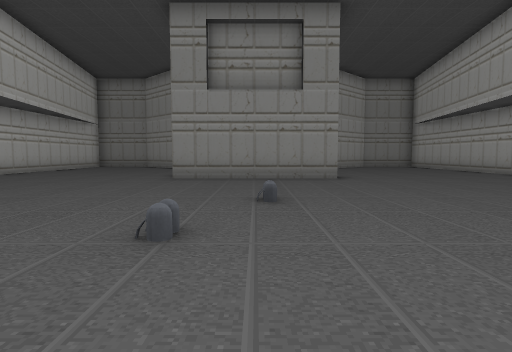
view 1 (above)

15 first-person views from a walk through a 3-D level made in the Unity game engine. The camera is 1.3 m above the floor, tilts 4° down and sees 80° across. The floor is counted in squares, 2 m on a side. Each view is taken from the middle of a square. On the plan, view 1 faces up. The plan holds only what a view shows up to about 10 squares ahead; the rest is blank. The place goes on beyond the plan. The player is left out. Some animated figures are not drawn.

view 2
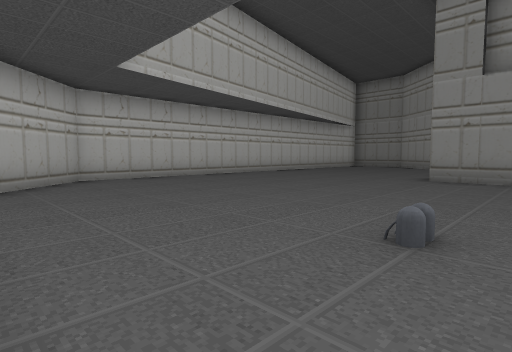

view 3
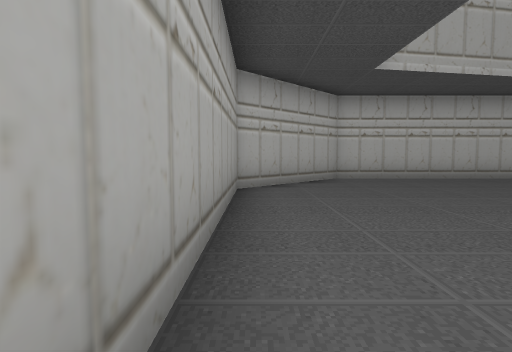

view 4
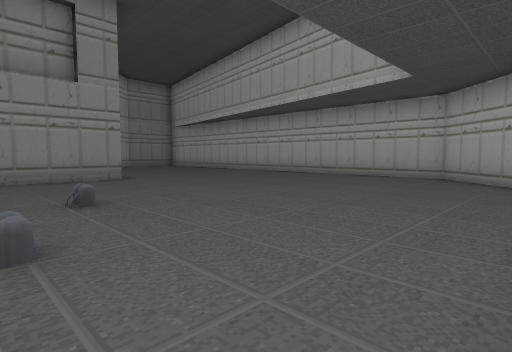

view 5
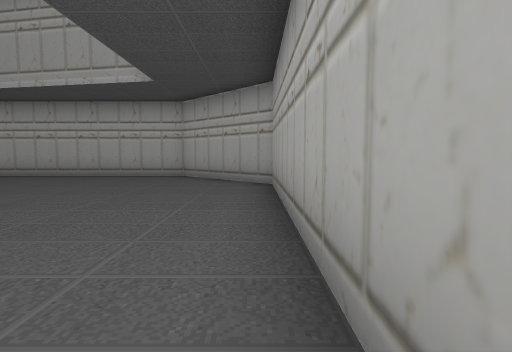

view 6
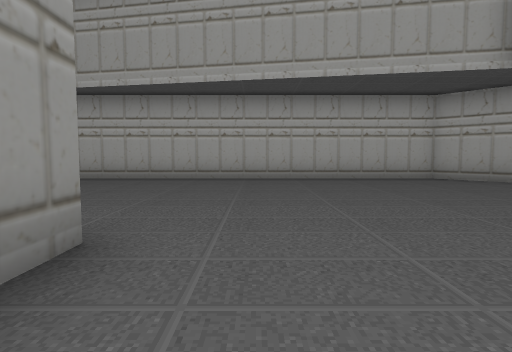

view 7
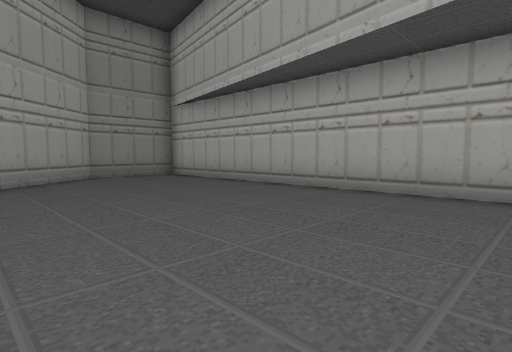

view 8
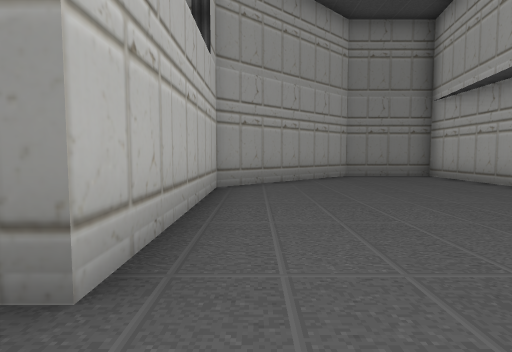

view 9
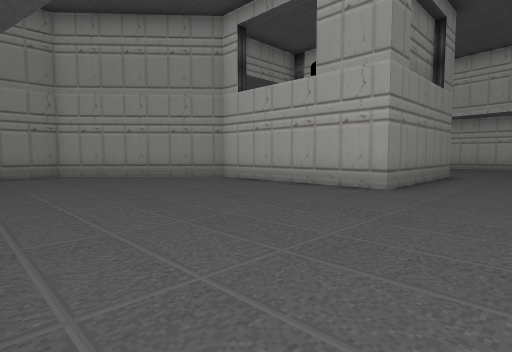

view 10
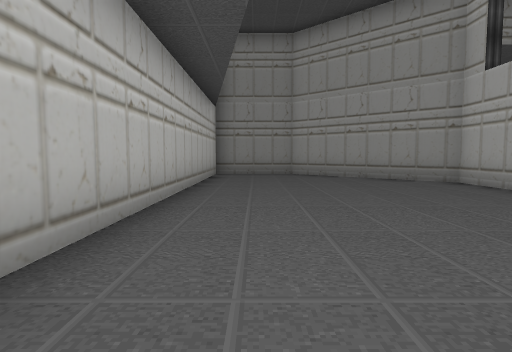

view 11
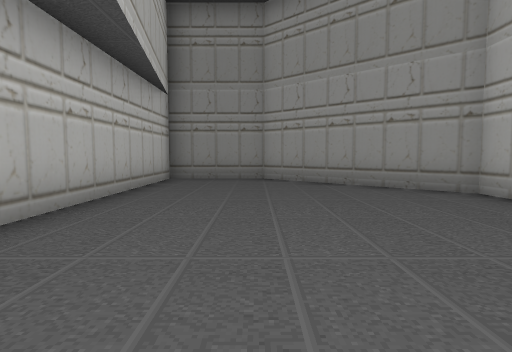

view 12
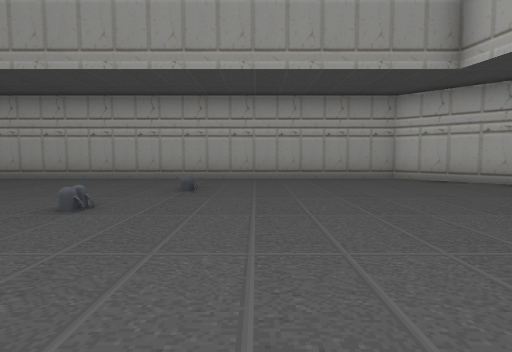

view 13
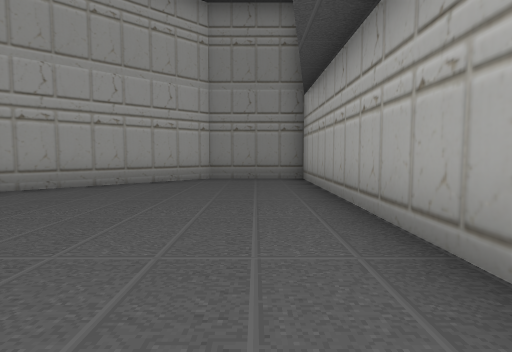

view 14
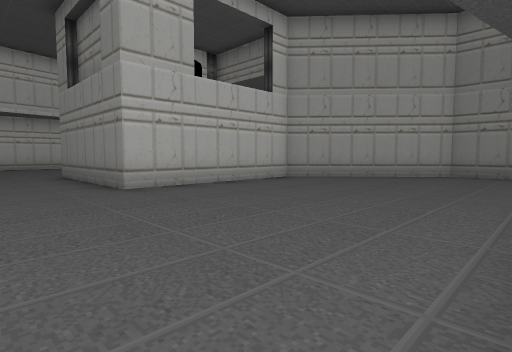

view 15
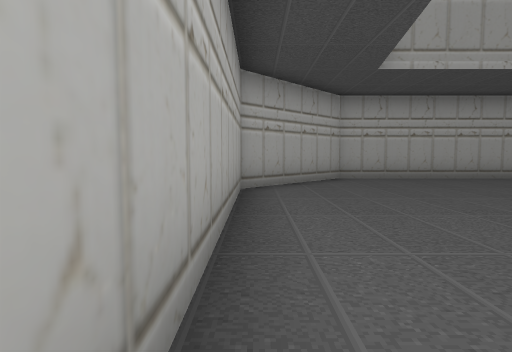

### Floor plan
Points are (right, up) in squares from view 1. A wall is a line through its corners. A room is listed if a view was taken in it or the views show most of it. See-through windows are left out.
Room 1 (views 1, 2, 3, 4, 5, 6, 7, 8, 9, 10, 11, 12, 13, 14, 15)
walls: (2.2, 8.3) (-2.3, 8.3) (-2.3, 13.1) (-5.8, 16.3) (-8.3, 16.3) (-8.3, 2.2) (-5.8, -0.4) (5.7, -0.4) (8.3, 2.2) (8.3, 16.3) (5.7, 16.3) (2.2, 13.1) (2.2, 8.3)
objects: other object (-1, 2)

Positions as (right, up) in squares from view 1, and headings:
1: (0, 0), facing up
2: (0, 0), facing up-left
3: (0, 0), facing left
4: (-1, 0), facing up-right
5: (-1, 0), facing right
6: (0, 7), facing right
7: (3, 7), facing up-right
8: (3, 7), facing up
9: (-8, 6), facing up-right
10: (-7, 6), facing up
11: (-6, 8), facing up
12: (-2, 8), facing down
13: (7, 8), facing up
14: (8, 6), facing up-left
15: (8, 8), facing down
